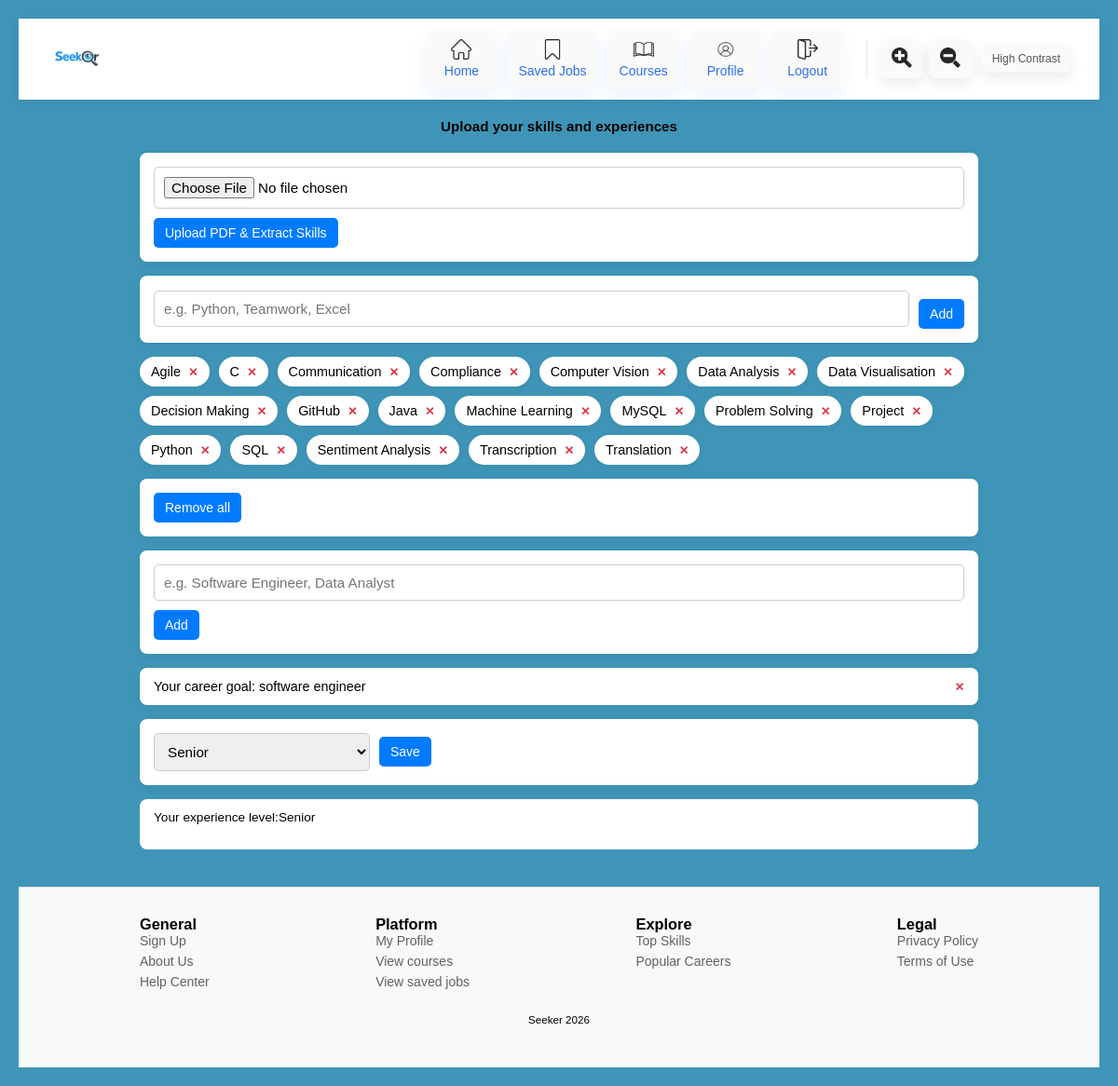
/upload_cv (signed in), run on the app's committed database.
### app.py (models this page shows, shortened)
class UserSkill(db.Model):  #user skill table
    __tablename__="user_skill"
    id = db.Column(db.Integer, primary_key=True)
    user_id=db.Column(db.Integer,db.ForeignKey("user.id"), nullable=False)
    skill_id = db.Column(db.Integer, db.ForeignKey("skill.id"), nullable=False)
    __table_args__ = (
        db.UniqueConstraint("user_id", "skill_id", name="unique_user_skill"),
    )

class Skill(db.Model):   #skill table
    __tablename__="skill"
    id = db.Column(db.Integer, primary_key=True)
    name = db.Column(db.String(120), unique=True, nullable=False)
    users = db.relationship("UserSkill", backref="skill", cascade="all, delete-orphan")

class User(db.Model): #user table
    __tablename__="user"
    id = db.Column(db.Integer, primary_key=True)
    email = db.Column(db.String(120), unique=True, nullable=False)
    password = db.Column(db.String(200), nullable=False)
    name = db.Column(db.String(100))
    experience_level=db.Column(db.String(100))
    career_goal= db.Column(db.String(100))
    skills = db.relationship("UserSkill", backref="user", cascade="all, delete-orphan")

### app.py (the view, shortened to what this page needs)
@app.route('/upload_cv', methods=["GET", "POST"]) # upload cv, allows user to complete their profile
def upload_cv():
    user = get_logged_user()
    if not user:
        flash('Login first', 'error')
        return redirect(url_for('login_page'))
    return render_template("upload_cv.html", user=user)

### app.py (called while the page is built)
def get_logged_user():
    email = session.get("user")
    if not email:
        return None
    return User.query.filter_by(email=email).first()

### templates/upload_cv.html (shortened to what this page needs)
<!DOCTYPE html>
<html lang="en">
<head>
  <link rel="stylesheet" href="{{ url_for('static', filename='upload_cv.css') }}">
</head>
<body>
  {% include 'navbar.html' %}
<h1> Upload your skills and experiences</h1>
<form method="POST" action="{{ url_for('extract_skills_from_cv') }}" enctype="multipart/form-data">
  <input type="file" name="cv" accept="application/pdf" class="entrybox" required>
  <button type="submit" class="loged">Upload PDF & Extract Skills</button>
</form>
<form method="POST" action="{{ url_for('upload_cv') }}">
    <div class="skill-input">
      <input type="text" name="skills" class="entrybox"
             placeholder="e.g. Python, Teamwork, Excel" required>
      <button type="submit" class="loged">Add</button>
    </div>
  </form>
  <ul class="skill-list">
    {% for us in user.skills %}
      <li class="skill-item">
        {{ us.skill.name }}
        <form method="POST" action="{{ url_for('upload_cv') }}" class="delete-form">
          <button type="submit" class="delete-btn">✕</button>
        </form>
      </li>
    {% endfor %}
  </ul>
  <form method="POST" action="{{ url_for('upload_cv') }}" class="delete-all-form">
    <button type="submit" class="remove-all-btn">Remove all</button>
  </form>
  <form method="POST" action="{{ url_for('upload_cv') }}">
    <div class="career-goal-input">
        <input type="text" name="career_goal" class="entrybox"
               placeholder="e.g. Software Engineer, Data Analyst" required>
        <button type="submit" class="loged">Add</button>
      </div>
    </form>
    {% if user.career_goal %}
    <div class="goal-item">
      Your career goal: {{ user.career_goal }}
      <form method="POST" action="{{ url_for('upload_cv') }}" class="delete-form">
        <button type="submit" class="delete-btn">✕</button>
      </form>
    </div>
  {% else %}
    <p>No career goal added yet</p>
  {% endif %}
  <form method="POST" action="{{ url_for('upload_cv') }}">
    <div class="form-group">
      <select id="experience" name="experience" class="experience-dropdown">
        <option value="Senior" {% if user.experience_level == "Senior" %}selected{% endif %}>Senior</option>
      </select>
      <button type="submit" class="save-btn">Save</button>
    </div>
  </form>
  {% if not user.experience_level %}
  <div class = "experience-level">  <p>No experience level set</p></div>
  {%else%}
  <div class = "experience-level">  <p>Your experience level:{{user.experience_level}}</p></div>
  {%endif%}
  {%include 'footer.html'%}
</body>
</html>

### static/upload_cv.css (style rules this page uses)
* { margin: 0; padding: 0; box-sizing: border-box; }
body { font-family: Arial, Helvetica, sans-serif; background-color: #f4f6f9; padding: 20px; }
h1 { font-size: 0.95em; text-align: center; margin: 20px 0; }
form { max-width: 900px; margin: 0 auto 15px auto; background: white; padding: 15px; border-radius: 8px; box-shadow: 0 2px 8px rgba(0,0,0,0.05); }
.entrybox { width: 100%; padding: 10px; border: 1px solid #ccc; border-radius: 5px; font-size: 0.95em; }
.loged { margin-top: 10px; padding: 8px 12px; border: none; background-color: #007bff; color: white; border-radius: 5px; cursor: pointer; font-size: 0.875em; }
.skill-input, .goals-input, .form-group { display: flex; gap: 10px; align-items: center; flex-wrap: wrap; }
.skill-input .entrybox, .goals-input .entrybox { flex: 1; min-width: 250px; }
.skill-list { max-width: 900px; margin: 0 auto 15px auto; list-style: none; padding: 0; display: flex; flex-wrap: wrap; gap: 10px; }
.skill-item { background: white; padding: 8px 12px; border-radius: 20px; box-shadow: 0 2px 8px rgba(0,0,0,0.05); display: flex; align-items: center; gap: 8px; font-size: 0.9em; }
.delete-form { display: inline; margin: 0; padding: 0; background: none; box-shadow: none; }
.delete-btn { background: none; border: none; color: #dc3545; font-weight: bold; cursor: pointer; font-size: 0.875em; }
.goal-item { max-width: 900px; margin: 0 auto 15px auto; background: white; padding: 12px 15px; border-radius: 8px; box-shadow: 0 2px 8px rgba(0,0,0,0.05); display: flex; align-items: center; justify-content: space-between; gap: 10px; font-size: 0.9em; }
.experience-dropdown { padding: 10px; border: 1px solid #ccc; border-radius: 5px; min-width: 220px; font-size: 0.95em; }
.save-btn { padding: 8px 12px; border: none; background-color: #007bff; color: white; border-radius: 5px; cursor: pointer; font-size: 0.875em; }
p { max-width: 900px; margin: 0 auto 15px auto; color: #000; font-size: 0.95em; }
.remove-all-btn { background-color: #007bff; color: white; border: none; padding: 8px 12px; border-radius: 5px; cursor: pointer; font-size: 0.875em; }
.experience-level { max-width: 900px; margin: 0 auto 15px auto; background: white; padding: 12px 15px; border-radius: 8px; gap: 10px; font-size: 0.9em; }

### static/navbar.css (style rules this page uses)
* { box-sizing: border-box; }
body { margin: 0; font-family: Arial; background: rgb(63, 149, 183) }

### data on the page
UserSkill: skill.name "Agile"
UserSkill: skill.name "C"
UserSkill: skill.name "Communication"
UserSkill: skill.name "Compliance"
UserSkill: skill.name "Computer Vision"
UserSkill: skill.name "Data Analysis"
UserSkill: skill.name "Data Visualisation"
UserSkill: skill.name "Decision Making"
UserSkill: skill.name "GitHub"
UserSkill: skill.name "Java"
UserSkill: skill.name "Machine Learning"
UserSkill: skill.name "MySQL"
UserSkill: skill.name "Problem Solving"
UserSkill: skill.name "Project"
UserSkill: skill.name "Python"
UserSkill: skill.name "SQL"
UserSkill: skill.name "Sentiment Analysis"
UserSkill: skill.name "Transcription"
UserSkill: skill.name "Translation"
User: career_goal "software engineer", experience "Senior", experience_level "Senior"
